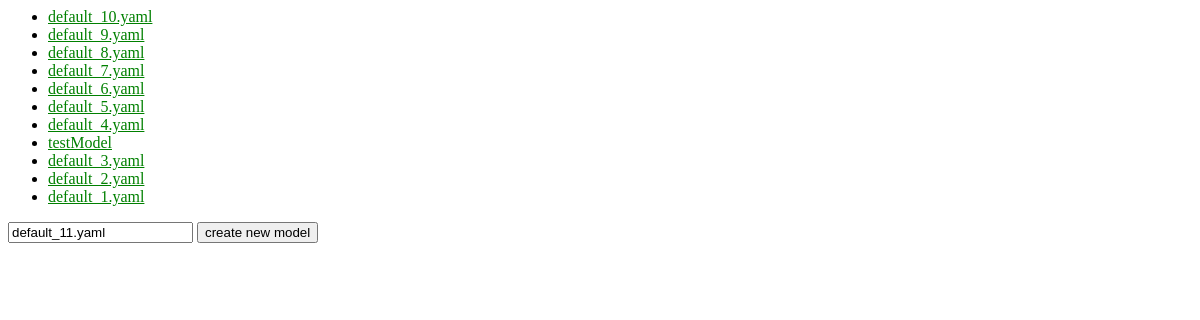
Before: /yaml_creator/ with the older database file.
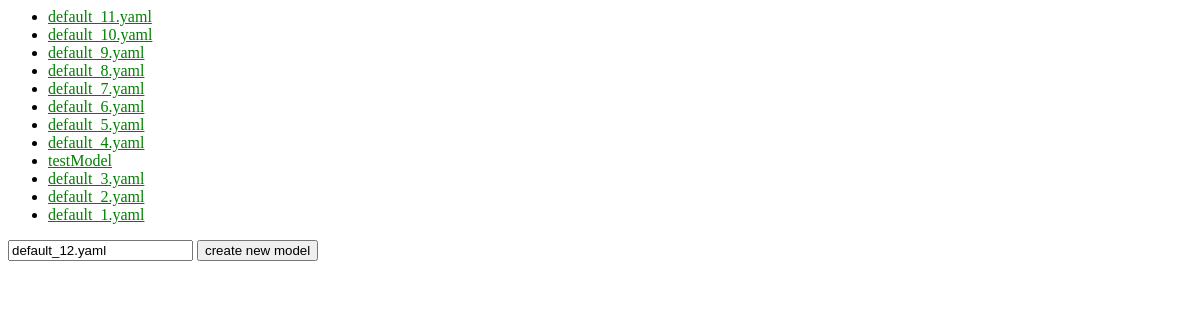
After: the same page with the newer database file.
### yaml_creator/models/ModelDescriptor.py (models this page shows)
class ModelDescriptor(models.Model):
    filename=models.CharField(max_length=200,primary_key=True,default=default_yaml_file_name)
    doi=models.URLField(max_length=200)
    pub_date=models.DateTimeField('date published')

### yaml_creator/views/data_base_index.py (the view)
# urls.py: path('',data_base_index, name='data_base_index'),
def data_base_index(request):
    latest_modeldescriptor_list = ModelDescriptor.objects.order_by('-pub_date')
    context={
        'latest_modeldescriptor_list':latest_modeldescriptor_list,
        'yaml_file_name_default':default_yaml_file_name()}
    print('######################')
    print(context)
    print('######################')
    return render(request,'yaml_creator/data_base_index.html',context)

### yaml_creator/models/ModelDescriptor.py (called while the page is built)
def default_yaml_file_name():
    yaml_file_names=[m.filename for m in ModelDescriptor.objects.all()]
    default_trunk='default_'
    num_str='[0-9]+'
    P_num=re.compile(num_str)
    P=re.compile(default_trunk+num_str+'\.yaml')
    dl=[name for name in yaml_file_names if P.match(name) is not None]
    if len(dl)==0:
        yaml_file_name_default=default_trunk+'1.yaml'
    else:
        nmax=max([int(P_num.search(name).group()) for name in dl])
        yaml_file_name_default=default_trunk+str(nmax+1)+'.yaml'
    return yaml_file_name_default

### yaml_creator/templates/yaml_creator/data_base_index.html (shortened to what this page needs)
{% load static %}
<link rel="stylesheet" type="text/css" href="{% static 'yaml_creator/style.css' %}" />
<ul>
    {% for md in latest_modeldescriptor_list   %}
    	<li>
	    <a href="{%url 'detail' md.filename%}">{{md.filename}}</a>
	</li>
    {% endfor %}
</ul>
<form action="{% url 'create_new_ModelDescriptor'%}" method="post">
	<input type="text" name="filename" value="{{ yaml_file_name_default }}" />
  	<input type="submit" value="create new model" />
</form>

Changed rows visible on the page:
added ModelDescriptor: filename "default_11.yaml"
Other visible differences:
form field filename: "default_11.yaml" → "default_12.yaml"
